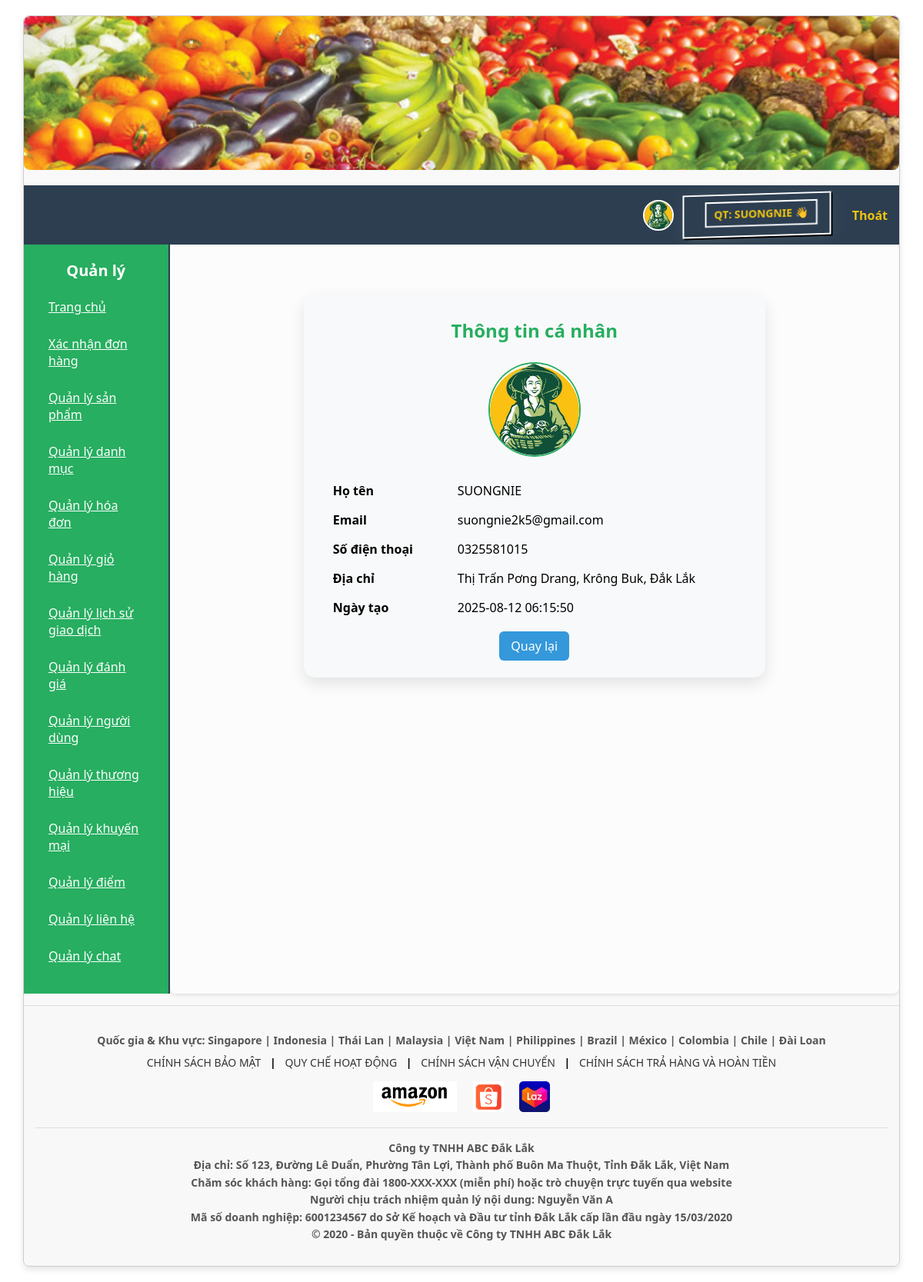
/admin/index.php?admin=chitiet_taikhoan&id=1 (signed in), run on the app's committed database.
### tables this page shows
CREATE TABLE `taikhoan` (
  `id` int(11) NOT NULL,
  `username` varchar(50) NOT NULL,
  `email` varchar(100) NOT NULL,
  `diachi` varchar(255) NOT NULL,
  `password` varchar(255) NOT NULL,
  `phone` varchar(15) DEFAULT NULL,
  `created_at` timestamp NOT NULL DEFAULT current_timestamp(),
  `role` enum('admin','user') NOT NULL DEFAULT 'user',
  `diem` int(11) DEFAULT 0,
  `avatar` varchar(255) NOT NULL
);

### admin/index.php (the view, shortened to what this page needs)
<?php
$page = $_GET['admin'] ?? 'trangchu';
$adminPages = [
    'trangchu'        => 'trangchu.php',
    'xacnhandonhang'  => '../card/xacnhan_donhang.php',
    'hienthisp'       => './quanly_sp/hienthisp.php',
    'hienthidm'       => './quanly_loai/hienthidm.php',
    'hienthihd'       => './quanly_hd/hienthihd.php',
    'giohang'         => './quanly_giohang/giohang.php',
    'danhgia'         => './quanly_danhgia/danhgia.php',
    'nguoidung'       => './quanly_nd/nguoidung.php',
    'thuonghieu'      => './quanly_th/thuonghieu.php',
    'khuyenmai'       => './quanly_km/khuyenmai.php',
    'diem'            => './quanly_diem/diem.php',
    'lienhe'          => './quanly_lienhe/lienhe.php',
    'chitiet_taikhoan'=> 'chitiet_taikhoan.php',
    'chat_panel'=> 'chat_panel.php',
    'lichsugiaodich'=> './quanly_lichsugiaodich/lichsugiaodich.php',
];
$menuItems = [
    'trangchu'        => 'Trang chủ',
    'xacnhandonhang'  => 'Xác nhận đơn hàng',
    'hienthisp'       => 'Quản lý sản phẩm',
    'hienthidm'       => 'Quản lý danh mục',
    'hienthihd'       => 'Quản lý hóa đơn',
    'giohang'         => 'Quản lý giỏ hàng',
     'lichsugiaodich'          => 'Quản lý lịch sử giao dịch',
    'danhgia'         => 'Quản lý đánh giá',
    'nguoidung'       => 'Quản lý người dùng',
    'thuonghieu'      => 'Quản lý thương hiệu',
    'khuyenmai'       => 'Quản lý khuyến mại',
    'diem'            => 'Quản lý điểm',
    'lienhe'          => 'Quản lý liên hệ',
    'chat_panel'          => 'Quản lý chat'
];
$conn = new mysqli("localhost", "root", "", "banhangonline");
$conn->set_charset("utf8");
$user = $_SESSION['username'];
$taikhoan_id = 0;
$avatar = 'img/avatar.png';
$stmt = $conn->prepare("SELECT id, avatar FROM taikhoan WHERE username=?");
$stmt->bind_param("s", $user);
$stmt->execute();
$result = $stmt->get_result();
if($row = $result->fetch_assoc()){
    $taikhoan_id = $row['id'];
    if(!empty($row['avatar']) && file_exists($_SERVER['DOCUMENT_ROOT'] . '/banhangonline/' . $row['avatar'])){
        $avatar = '/banhangonline/' . ltrim($row['avatar'], '/');
    }
}
?>
<!DOCTYPE html>
<html lang="vi">
<head>
<link rel="stylesheet" type="text/css" href="index.css">
</head>
<body>
<div class="wrapper">
<div class="header-slider">
  <div class="slides">
    <img src="../img/chinh.jpg" alt="Banner 1">
  </div>
</div>
<div class="top-bar">
    <img src="<?php echo htmlspecialchars($avatar); ?>"
         alt="User Avatar" class="topbar-avatar">
    <div class="input__container topbar-username">
        <span class="shadow__input"></span>
        <a href="?admin=chitiet_taikhoan&id=<?php echo $taikhoan_id; ?>"
           class="input__button__shadow">
            QT: <?php echo htmlspecialchars($user); ?> 👋
        </a>
    </div>
    <a href="logout.php" class="topbar-logout">Thoát</a>
</div>
    <div class="main-content">
        <div class="sidebar-left">
            <h3>Quản lý</h3>
            <ul>
                <?php
                foreach ($menuItems as $key => $label) {
                    $active = ($page === $key) ? 'active' : '';
                    echo "<li><a href='?admin=$key' class='$active'>$label</a></li>";
                }
                ?>
            </ul>
        </div>
        <div class="danhsachall">
            <?php
            if (array_key_exists($page, $adminPages)) {
                $filePath = $adminPages[$page];
                if (file_exists($filePath)) {
                    include($filePath);
                } else {
                    echo "<p>File $filePath không tồn tại!</p>";
                }
            } else {
                include($adminPages['trangchu']);
            }
            ?>
        </div>
    </div>
<div class="footer">
  <div class="footer-top">
    <p class="footer-country">
      Quốc gia & Khu vực: Singapore | Indonesia | Thái Lan | Malaysia | Việt Nam | Philippines | Brazil | México | Colombia | Chile | Đài Loan
    </p>
    <p class="footer-links">
      <a href="#">CHÍNH SÁCH BẢO MẬT</a> |
      <a href="#">QUY CHẾ HOẠT ĐỘNG</a> |
      <a href="#">CHÍNH SÁCH VẬN CHUYỂN</a> |
      <a href="#">CHÍNH SÁCH TRẢ HÀNG VÀ HOÀN TIỀN</a>
    </p>
    <div class="footer-logos">
      <img src="../img/amazon.png" alt="Amazon">
      <img src="../img/shopee.jpg" alt="Shopee">
      <img src="../img/lazada.jpg" alt="Lazada">
    </div>
  </div>
  <div class="footer-bottom" style="font-size:14px; line-height:1.6; color:#555;">
    <p><strong>Công ty TNHH ABC Đắk Lắk</strong></p>
    <p>Địa chỉ: Số 123, Đường Lê Duẩn, Phường Tân Lợi, Thành phố Buôn Ma Thuột, Tỉnh Đắk Lắk, Việt Nam</p>
    <p>Chăm sóc khách hàng: Gọi tổng đài 1800-XXX-XXX (miễn phí) hoặc trò chuyện trực tuyến qua website</p>
    <p>Người chịu trách nhiệm quản lý nội dung: Nguyễn Văn A</p>
    <p>Mã số doanh nghiệp: 6001234567 do Sở Kế hoạch và Đầu tư tỉnh Đắk Lắk cấp lần đầu ngày 15/03/2020</p>
    <p>© 2020 - Bản quyền thuộc về Công ty TNHH ABC Đắk Lắk</p>
</div>
</div>
</div>
</body>
</html>

### admin/chitiet_taikhoan.php (shortened to what this page needs)
<?php
$conn = new mysqli("localhost", "root", "", "banhangonline");
$conn->set_charset("utf8");
$user = $_SESSION['username'];
$stmt = $conn->prepare("SELECT * FROM taikhoan WHERE username=?");
$stmt->bind_param("s", $user);
$stmt->execute();
$result = $stmt->get_result();
if ($row = $result->fetch_assoc()) {
    $avatar_file = !empty($row['avatar']) ? $row['avatar'] : "uploads/default.png";
    $avatar_url = '/banhangonline/' . ltrim($avatar_file, '/');
?>
<div style="width:100%; max-width:600px; margin:50px auto; padding:30px; background:#f8f9fa; border-radius:15px; box-shadow:0 8px 20px rgba(0,0,0,0.1); font-family:Arial, sans-serif; ">
    <h2 style="text-align:center; color:#27ae60; margin-bottom:25px;">Thông tin cá nhân</h2>
    <div style="text-align:center; margin-bottom:20px;">
        <img src="<?php echo htmlspecialchars($avatar_url); ?>"
             alt="Avatar"
             style="width:40%; max-width:120px; height:auto; border-radius:50%; object-fit:cover; border:2px solid #27ae60;">
    </div>
    <table style="width:100%; border-collapse: collapse;">
        <tr>
            <th style="text-align:left; padding:8px; width:30%;">Họ tên</th>
            <td style="padding:8px;"><?php echo htmlspecialchars($row['username']); ?></td>
        </tr>
        <tr>
            <th style="text-align:left; padding:8px;">Email</th>
            <td style="padding:8px;"><?php echo htmlspecialchars($row['email'] ?? ''); ?></td>
        </tr>
        <tr>
            <th style="text-align:left; padding:8px;">Số điện thoại</th>
            <td style="padding:8px;"><?php echo htmlspecialchars($row['phone'] ?? ''); ?></td>
        </tr>
        <tr>
            <th style="text-align:left; padding:8px;">Địa chỉ</th>
            <td style="padding:8px;"><?php echo htmlspecialchars($row['diachi'] ?? ''); ?></td>
        </tr>
        <tr>
            <th style="text-align:left; padding:8px;">Ngày tạo</th>
            <td style="padding:8px;"><?php echo $row['created_at']; ?></td>
        </tr>
    </table>
    <div style="text-align:center; margin-top:20px;">
        <a href="?admin=trangchu" style="padding:8px 15px; background:#3498db; color:#fff; border-radius:6px; text-decoration:none;">Quay lại</a>
    </div>
</div>
<?php
} else {
    die("<p style='text-align:center;color:red;'>Không tìm thấy thông tin!</p>");
}
?>

### admin/index.css (style rules this page uses)
* { margin: 0; padding: 0; box-sizing: border-box; font-family: 'Segoe UI', Tahoma, Geneva, Verdana, sans-serif; }
.wrapper { width: 1200px; margin: 20px auto; border: 1px solid #ccc; border-radius: 8px; overflow: hidden; background: #f9f9f9; box-shadow: 0 4px 8px rgba(0,0,0,0.1); }
.top-bar { background: #2c3e50; color: #fff; padding: 10px 15px; text-align: right; }
.top-bar a { color: #f1c40f; text-decoration: none; margin-left: 15px; font-weight: bold; }
.main-content { display: flex; min-height: 500px; }
.sidebar-left { width: 250px; background: #27ae60; padding: 20px; color: #fff; border-right: 2px solid #2c3e50; }
.sidebar-left h3 { margin-bottom: 15px; text-align: center; font-size: 20px; }
.sidebar-left ul { list-style: none; }
.sidebar-left li { margin-bottom: 10px; }
.sidebar-left a { display: block; color: #fff; padding: 8px 12px; border-radius: 6px; transition: 0.3s; }
.danhsachall { width: 100%; padding: 15px; background: #fcfcfc; border-radius: 8px; box-shadow: 0 2px 5px rgba(0,0,0,0.1); }
.footer { background: #27ae60; color: white; text-align: center; padding: 12px; font-weight: bold; margin-top: 15px; border-top: 2px solid #2ecc71; }
@media (max-width: 1200px) { .wrapper { width: 95%; } }
@media (max-width: 1200px) { .sidebar-left { width: 220px; } }

### admin/index.php (style rules this page uses)
.header-slider { width: 100%; max-height: 200px; overflow: hidden; border-radius: 8px; margin-bottom: 20px; position: relative; }
.slides { display: flex; transition: transform 0.5s ease-in-out; }
.slides img { width: 100%; flex-shrink: 0; object-fit: cover; }
.top-bar { display: flex; flex-wrap: wrap; align-items: center; justify-content: flex-end; gap: 10px; background: #2c3e50; padding: 10px 15px; color: white; }
.topbar-avatar { width: 40px; height: 40px; border-radius: 50%; object-fit: cover; border: 2px solid #fff; }
.topbar-username { max-width: 200px; position: relative; }
.input__container { background: #2c3e50; padding: 10px 15px; display: flex; justify-content: center; align-items: center; border: 2px solid #fff; transition: all 400ms cubic-bezier(0.23, 1, 0.32, 1); transform-style: preserve-3d; transform: rotateX(10deg) rotateY(-10deg); perspective: 1000px; box-shadow: 2px 2px 0 #000; }
.shadow__input { content: ""; position: absolute; width: 100%; height: 100%; left: 0; bottom: 0; z-index: -1; transform: translateZ(-20px); background: linear-gradient( 45deg, rgba(255, 255, 255, 0.2) 0%, rgba(255, 255, 255, 0.05) 100% ); filter: blur(10px); }
.input__button__shadow { cursor: pointer; border: 2px solid #fff; background: transparent; padding: 5px 10px; transform: translateZ(10px); font-weight: bold; text-transform: uppercase; transition: all 400ms cubic-bezier(0.23, 1, 0.32, 1); text-decoration: none; color: #fff; font-size: 14px; }
.topbar-logout { color: #fff; text-decoration: none; font-weight: bold; margin-left: 15px; transition: color 0.3s; }
.footer { background-color: #f8f8f8; padding: 30px 15px; font-family: Arial, sans-serif; color: #000; border-top: 1px solid #ddd; }
.footer-top { text-align: center; margin-bottom: 20px; }
.footer-country { color: #555; font-size: 14px; margin: 5px 0; }
.footer-links { font-size: 14px; margin: 10px 0; }
.footer-links a { color: #333; text-decoration: none; margin: 0 8px; font-weight: 500; }
.footer-logos { margin-top: 15px; }
.footer-logos img { height: 40px; margin: 0 8px; vertical-align: middle; transition: transform 0.3s; }
.footer-bottom { text-align: center; color: #666; font-size: 13px; line-height: 1.6; border-top: 1px solid #ddd; padding-top: 15px; }

### data on the page
taikhoan: avatar (picture), username "SUONGNIE", email "suongnie2k5@gmail.com", phone "0325581015", diachi "Thị Trấn Pơng Drang, Krông Buk, Đắk Lắk", created_at "2025-08-12 06:15:50"

### other printed values
$user "SUONGNIE"
$label "Trang chủ"
$label "Xác nhận đơn hàng"
$label "Quản lý sản phẩm"
$label "Quản lý danh mục"
$label "Quản lý hóa đơn"
$label "Quản lý giỏ hàng"
$label "Quản lý lịch sử giao dịch"
$label "Quản lý đánh giá"
$label "Quản lý người dùng"
$label "Quản lý thương hiệu"
$label "Quản lý khuyến mại"
$label "Quản lý điểm"
$label "Quản lý liên hệ"
$label "Quản lý chat"
